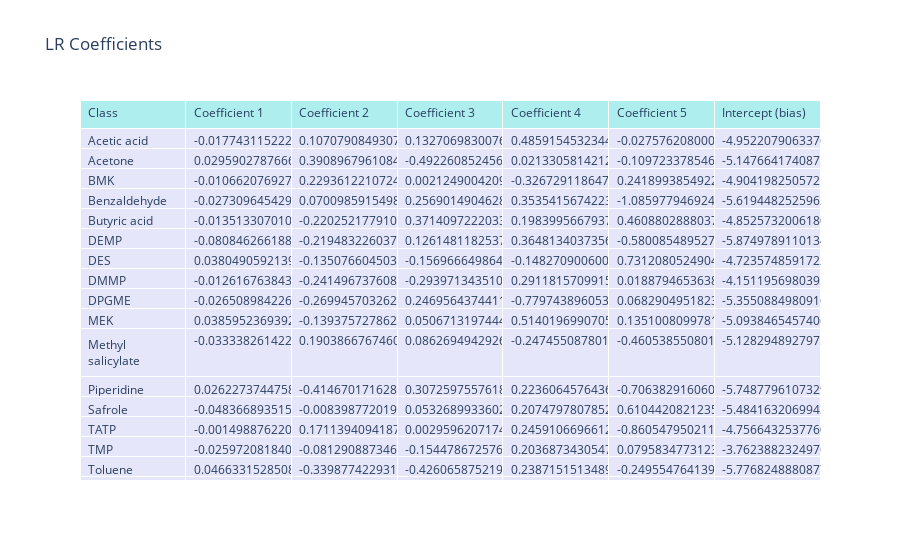
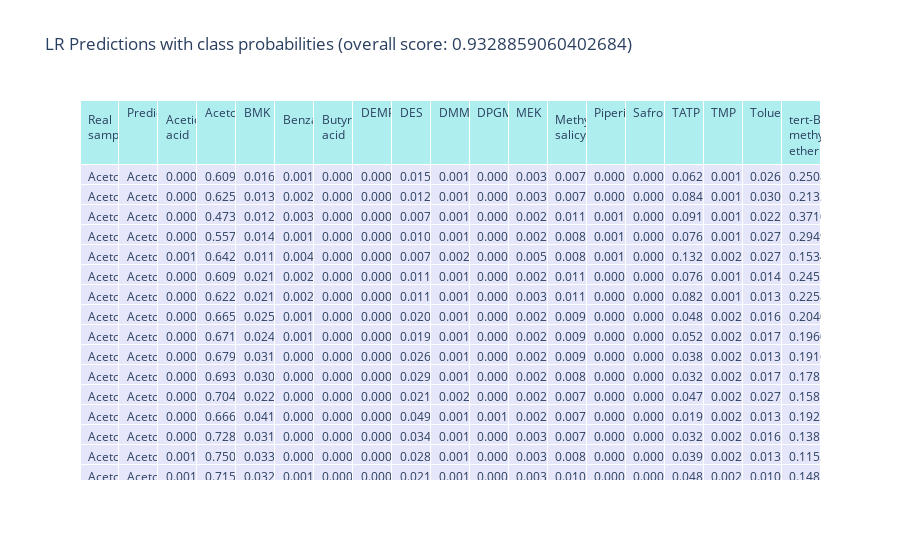
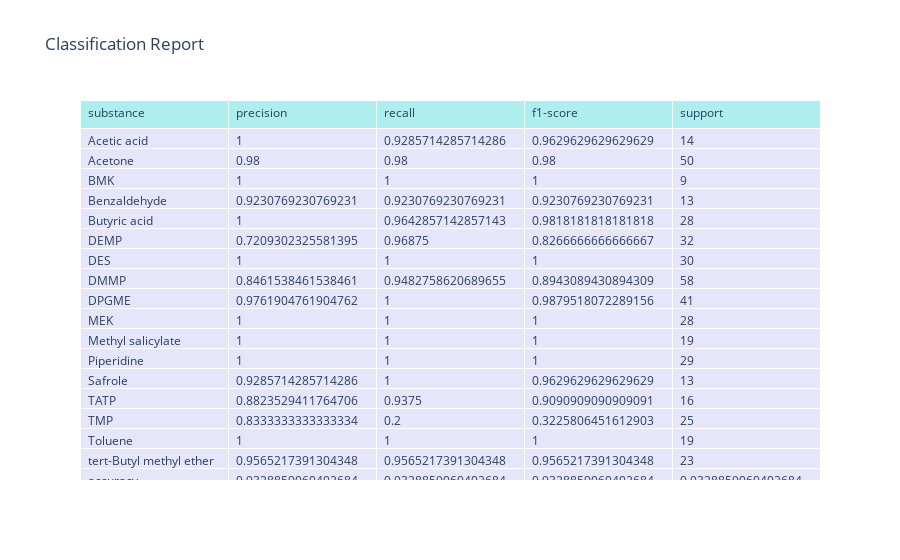
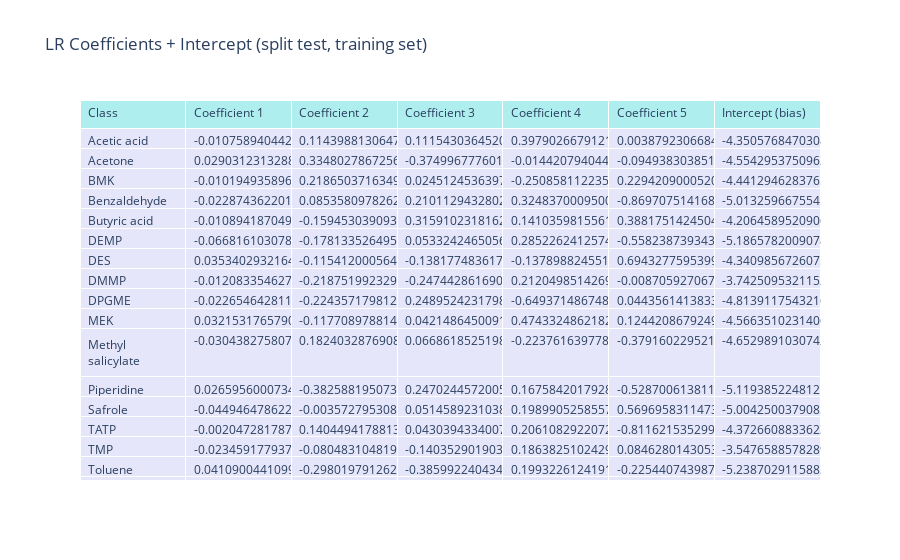

Notebook cell for these charts, in order:
### Markdown cell above
## Third step: LR training

- the `LR` class provides Logistic Regression tools
- the `LRSettings` helper class holds the settings for the `LR` class

### Code cell
from chemfusekit.lr import LRSettings, LR

settings = LRSettings(
    algorithm='liblinear',
    output='graphical',   # graphs will be printed as pictures
    test_split=True # Run split test
)

# Initialize and train the LDA class
lr = LR(
    settings=settings,
    data=pca_data   # use the data from PCA
)
lr.train()

### Figure 1 — Plotly figure (JSON) as saved in the notebook; plotly's stock layout.template omitted (floating-point values rounded to 4 significant figures)
{"data": [{"cells": {"align": "left", "fill": {"color": "lavender"}, "values": [["Acetic acid", "Acetone", "BMK", "Benzaldehyde ", "Butyric acid", "DEMP", "DES", "DMMP", "DPGME", "MEK", "Methyl salicylate", "Piperidine", "Safrole", "TATP", "TMP", "Toluene", "tert-Butyl methyl ether"], [-0.01774, 0.02959, -0.01066, -0.02731, -0.01351, -0.08085, 0.03805, -0.01262, -0.02651, 0.0386, -0.03334, 0.02623, -0.04837, -0.001499, -0.02597, 0.04663, 0.0302], [0.1071, 0.3909, 0.2294, 0.0701, -0.2203, -0.2195, -0.1351, -0.2415, -0.2699, -0.1394, 0.1904, -0.4147, -0.008399, 0.1711, -0.08129, -0.3399, -0.02504], [0.1327, -0.4923, 0.002125, 0.2569, 0.3714, 0.1261, -0.157, -0.294, 0.247, 0.05067, 0.08627, 0.3073, 0.05327, 0.00296, -0.1545, -0.4261, 0.03961], [0.4859, 0.02133, -0.3267, 0.3535, 0.1984, 0.3648, -0.1483, 0.2912, -0.7797, 0.514, -0.2475, 0.2236, 0.2075, 0.2459, 0.2037, 0.2387, -0.4927], [-0.02758, -0.1097, 0.2419, -1.086, 0.4609, -0.5801, 0.7312, 0.01888, 0.06829, 0.1351, -0.4605, -0.7064, 0.6104, -0.8605, 0.07958, -0.2496, -0.7856], [-4.952, -5.148, -4.904, -5.619, -4.853, -5.875, -4.724, -4.151, -5.355, -5.094, -5.128, -5.749, -5.484, -4.757, -3.762, -5.777, -5.646]]}, "header": {"align": "left", "fill": {"color": "paleturquoise"}, "values": ["Class", "Coefficient 1", "Coefficient 2", "Coefficient 3", "Coefficient 4", "Coefficient 5", "Intercept (bias)"]}, "type": "table"}], "layout": {"title": {"text": "LR Coefficients"}}}

### Figure 2 — Plotly figure (JSON) as saved in the notebook; plotly's stock layout.template omitted (floating-point values rounded to 4 significant figures; data arrays with more than 128 entries replaced by an {"elided": "..."} marker saying what was removed)
{"data": [{"cells": {"align": "left", "fill": {"color": "lavender"}, "values": {"elided": "19x447 mixed values"}}, "header": {"align": "left", "fill": {"color": "paleturquoise"}, "values": ["Real sample", "Prediction", "Acetic acid", "Acetone", "BMK", "Benzaldehyde ", "Butyric acid", "DEMP", "DES", "DMMP", "DPGME", "MEK", "Methyl salicylate", "Piperidine", "Safrole", "TATP", "TMP", "Toluene", "tert-Butyl methyl ether"]}, "type": "table"}], "layout": {"title": {"text": "LR Predictions with class probabilities (overall score: 0.9328859060402684)"}}}

### Figure 3 — Plotly figure (JSON) as saved in the notebook; plotly's stock layout.template omitted (floating-point values rounded to 4 significant figures)
{"data": [{"cells": {"align": "left", "fill": {"color": "lavender"}, "values": [["Acetic acid", "Acetone", "BMK", "Benzaldehyde ", "Butyric acid", "DEMP", "DES", "DMMP", "DPGME", "MEK", "Methyl salicylate", "Piperidine", "Safrole", "TATP", "TMP", "Toluene", "tert-Butyl methyl ether", "accuracy", "macro avg", "weighted avg"], [1, 0.98, 1, 0.9231, 1, 0.7209, 1, 0.8462, 0.9762, 1, 1, 1, 0.9286, 0.8824, 0.8333, 1, 0.9565, 0.9329, 0.9439, 0.9356], [0.9286, 0.98, 1, 0.9231, 0.9643, 0.9688, 1, 0.9483, 1, 1, 1, 1, 1, 0.9375, 0.2, 1, 0.9565, 0.9329, 0.9298, 0.9329], [0.963, 0.98, 1, 0.9231, 0.9818, 0.8267, 1, 0.8943, 0.988, 1, 1, 1, 0.963, 0.9091, 0.3226, 1, 0.9565, 0.9329, 0.924, 0.9215], [14, 50, 9, 13, 28, 32, 30, 58, 41, 28, 19, 29, 13, 16, 25, 19, 23, 0.9329, 447, 447]]}, "header": {"align": "left", "fill": {"color": "paleturquoise"}, "values": ["substance", "precision", "recall", "f1-score", "support"]}, "type": "table"}], "layout": {"title": {"text": "Classification Report"}}}

### Figure 4 — Plotly figure (JSON) as saved in the notebook; plotly's stock layout.template omitted (floating-point values rounded to 4 significant figures)
{"data": [{"cells": {"align": "left", "fill": {"color": "lavender"}, "values": [["Acetic acid", "Acetone", "BMK", "Benzaldehyde ", "Butyric acid", "DEMP", "DES", "DMMP", "DPGME", "MEK", "Methyl salicylate", "Piperidine", "Safrole", "TATP", "TMP", "Toluene", "tert-Butyl methyl ether"], [-0.01076, 0.02903, -0.01019, -0.02287, -0.01089, -0.06682, 0.03534, -0.01208, -0.02265, 0.03215, -0.03044, 0.0266, -0.04495, -0.002047, -0.02346, 0.04109, 0.02303], [0.1144, 0.3348, 0.2187, 0.08536, -0.1595, -0.1781, -0.1154, -0.2188, -0.2244, -0.1177, 0.1824, -0.3826, -0.003573, 0.1404, -0.08048, -0.298, -0.02044], [0.1115, -0.375, 0.02451, 0.2101, 0.3159, 0.05332, -0.1382, -0.2474, 0.249, 0.04215, 0.06686, 0.247, 0.05146, 0.04304, -0.1404, -0.386, 0.01947], [0.3979, -0.01442, -0.2509, 0.3248, 0.141, 0.2852, -0.1379, 0.212, -0.6494, 0.4743, -0.2238, 0.1676, 0.199, 0.2061, 0.1864, 0.1993, -0.4236], [0.003879, -0.09494, 0.2294, -0.8697, 0.3882, -0.5582, 0.6943, -0.008706, 0.04436, 0.1244, -0.3792, -0.5287, 0.5697, -0.8116, 0.08463, -0.2254, -0.7329], [-4.351, -4.554, -4.441, -5.013, -4.206, -5.187, -4.341, -3.743, -4.814, -4.566, -4.653, -5.119, -5.004, -4.373, -3.548, -5.239, -5.027]]}, "header": {"align": "left", "fill": {"color": "paleturquoise"}, "values": ["Class", "Coefficient 1", "Coefficient 2", "Coefficient 3", "Coefficient 4", "Coefficient 5", "Intercept (bias)"]}, "type": "table"}], "layout": {"title": {"text": "LR Coefficients + Intercept (split test, training set)"}}}
